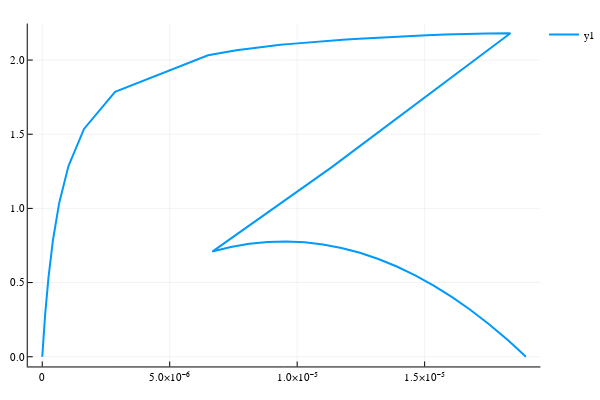

The cell this chart's notebook holds for it:
### Markdown cell above
## X vs D (τ > 0)

### Code cell
X_vs_Dpdata = plot((mupdata, Xpdata),lw = 2)

### Figure 1 — Plotly figure (JSON) as saved in the notebook; plotly's stock layout.template omitted (floating-point values rounded to 4 significant figures; data arrays with more than 128 entries replaced by an {"elided": "..."} marker saying what was removed)
{"data": [{"colorbar": {"title": ""}, "hoverinfo": "text", "legendgroup": "y1", "line": {"color": "rgba(0, 154, 250, 1.000)", "dash": "solid", "shape": "linear", "width": 2}, "mode": "lines", "name": "y1", "showlegend": true, "text": {"elided": "255 null values"}, "type": "scatter", "x": {"elided": "255 float values"}, "xaxis": "x1", "y": {"elided": "255 float values"}, "yaxis": "y1"}], "layout": {"annotations": [], "height": 400, "legend": {"bgcolor": "rgba(255, 255, 255, 1.000)", "bordercolor": "rgba(0, 0, 0, 1.000)", "font": {"color": "rgba(0, 0, 0, 1.000)", "family": "sans-serif", "size": 11}, "tracegroupgap": 0, "x": 1, "y": 1}, "margin": {"b": 20, "l": 0, "r": 0, "t": 20}, "paper_bgcolor": "rgba(255, 255, 255, 1.000)", "plot_bgcolor": "rgba(255, 255, 255, 1.000)", "showlegend": true, "width": 600, "xaxis": {"anchor": "y1", "domain": [0.05101, 0.9934], "gridcolor": "rgba(0, 0, 0, 0.100)", "gridwidth": 0.5, "linecolor": "rgba(0, 0, 0, 1.000)", "mirror": false, "range": [-5.692e-07, 1.954e-05], "showgrid": true, "showline": true, "showticklabels": true, "tickangle": 0, "tickcolor": "rgb(0, 0, 0)", "tickfont": {"color": "rgba(0, 0, 0, 1.000)", "family": "sans-serif", "size": 11}, "tickmode": "array", "ticks": "inside", "ticktext": ["0", "5.0×10⁻⁶", "1.0×10⁻⁵", "1.5×10⁻⁵"], "tickvals": [0, 5e-06, 1e-05, 1.5e-05], "title": "", "titlefont": {"color": "rgba(0, 0, 0, 1.000)", "family": "sans-serif", "size": 15}, "type": "-", "visible": true, "zeroline": false, "zerolinecolor": "rgba(0, 0, 0, 1.000)"}, "yaxis": {"anchor": "x1", "domain": [0.03762, 0.9902], "gridcolor": "rgba(0, 0, 0, 0.100)", "gridwidth": 0.5, "linecolor": "rgba(0, 0, 0, 1.000)", "mirror": false, "range": [-0.06542, 2.246], "showgrid": true, "showline": true, "showticklabels": true, "tickangle": 0, "tickcolor": "rgb(0, 0, 0)", "tickfont": {"color": "rgba(0, 0, 0, 1.000)", "family": "sans-serif", "size": 11}, "tickmode": "array", "ticks": "inside", "ticktext": ["0.0", "0.5", "1.0", "1.5", "2.0"], "tickvals": [0, 0.5, 1, 1.5, 2], "title": "", "titlefont": {"color": "rgba(0, 0, 0, 1.000)", "family": "sans-serif", "size": 15}, "type": "-", "visible": true, "zeroline": false, "zerolinecolor": "rgba(0, 0, 0, 1.000)"}}}
